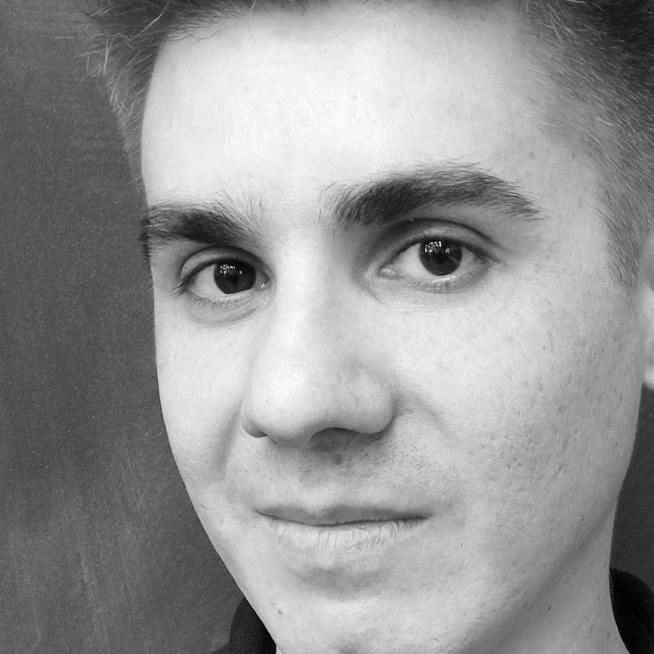
#> input picture procesadas2/Agustín/1742907850091.jpg, 1308 x 1308 px, given as the content of the folder ../Eigenfaces/Eigenfaces, which was not available (shown at 1/2 size)
$ python eigenfaces_v2.py
#> lines starting #> are read from the running program, lines starting #| are printed output that depends on the picture; pictures that were not available may be replaced by others from this repository, and a replacement may not be noted
import numpy as np
import cv2
import os
import matplotlib.pyplot as plt
from sklearn.decomposition import PCA
from sklearn.preprocessing import StandardScaler
from sklearn.preprocessing import LabelEncoder
from sklearn.model_selection import train_test_split
from sklearn.neighbors import KNeighborsClassifier
from sklearn.metrics import accuracy_score, confusion_matrix, classification_report


def detectar_y_recortar_cara(image_path, output_path, img_size=(30, 30)):
    # Cargar la imagen
#> called with image_path = '_only/1742907850091.jpg', img_size = (30, 30)
    img = cv2.imread(image_path)
#> img is the input picture: shape (1308, 1308, 3); min 0, max 255, mean 149.2
    if img is None:
        print(f"Error al cargar la imagen: {image_path}")
        return False

    gray = cv2.cvtColor(img, cv2.COLOR_BGR2GRAY)

    # Cargar el clasificador Haar Cascade
    face_cascade = cv2.CascadeClassifier(cv2.data.haarcascades + 'haarcascade_frontalface_default.xml')

    # Ajuste de parámetros para mejorar detección
    faces = face_cascade.detectMultiScale(gray, scaleFactor=1.3, minNeighbors=10)
#> faces = [[98, 102, 1086, 1086]]

    if len(faces) == 0:
        print(f"No se detectó ninguna cara en {image_path}")
        return False

    # Seleccionar la cara más grande (por si hay más de una)
    x, y, w, h = max(faces, key=lambda rect: rect[2] * rect[3])
#> x = 98; y = 102; w = 1086; h = 1086

    # Validar tamaño mínimo de la cara detectada
    if w < 30 or h < 30:
        print(f"Cara demasiado pequeña en {image_path}")
        return False

    # Recortar y redimensionar la cara
    face = img[y:y+h, x:x+w]
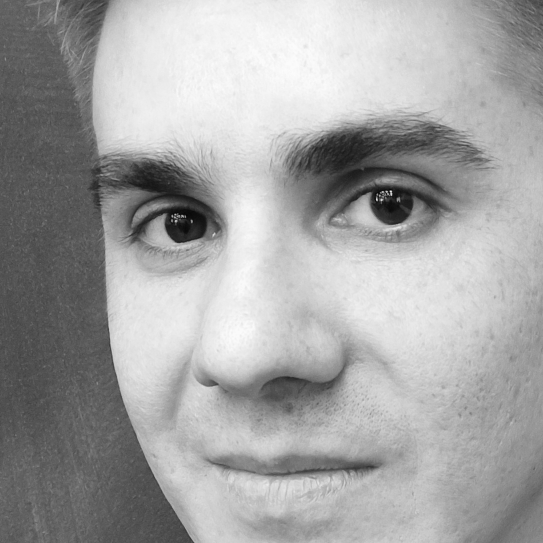
#> face: shape (1086, 1086, 3) (shown at 1/2 size); min 0, max 255, mean 163.9
    face_resized = cv2.resize(face, img_size)
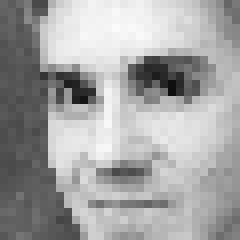
#> face_resized: shape (30, 30, 3) (shown 8 times larger); min 14, max 251, mean 163.8

    # Guardar la imagen procesada
    if not os.path.exists(os.path.dirname(output_path)):
        os.makedirs(os.path.dirname(output_path))

    cv2.imwrite(output_path, face_resized)
    print(f"Cara guardada en: {output_path}")
    return True

# Procesar imágenes en una carpeta
def procesar_carpeta(input_folder, output_folder, img_size=(30, 30)):
    if not os.path.exists(output_folder):
        os.makedirs(output_folder)

    for subdir, _, files in os.walk(input_folder):
        for file in files:
            input_path = os.path.join(subdir, file)
            output_subdir = os.path.join(output_folder, os.path.basename(subdir))

            if not os.path.exists(output_subdir):
                os.makedirs(output_subdir)

            output_path = os.path.join(output_subdir, file)
            detectar_y_recortar_cara(input_path, output_path, img_size)

# Ejecutar
input_folder = '../Eigenfaces/Eigenfaces'
output_folder = '../Eigenfaces/procesadas2'
procesar_carpeta(input_folder, output_folder)

def cargar_imagenes(input_folder, img_size=(30, 30)):
#> called with input_folder = '../Eigenfaces/procesadas', img_size = (30, 30)
    X = []
    y = []
    label_dict = {}
    label_counter = 0

    # Recorrer las carpetas de imágenes procesadas
    for subdir, _, files in os.walk(input_folder):
        if not files:
            continue
        if subdir not in label_dict:
            label_dict[subdir] = label_counter
            label_counter += 1

        for file in files:
            img_path = os.path.join(subdir, file)
            img = cv2.imread(img_path, cv2.IMREAD_GRAYSCALE)
            if img is not None:
                img_resized = cv2.resize(img, img_size)
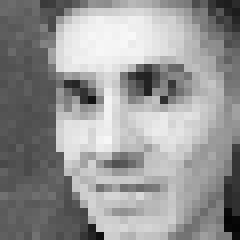
#> img_resized: shape (30, 30) (shown 8 times larger); min 4, max 248, mean 149.4
                X.append(img_resized.flatten())
                y.append(label_dict[subdir])

    print(f"Se cargaron {len(X)} imágenes.")
#| Se cargaron 1 imágenes.
    return np.array(X), np.array(y)

# Cargar imágenes procesadas
input_folder = '../Eigenfaces/procesadas'
X, y = cargar_imagenes(input_folder)
#> y = [0]

# Estandarizar las imágenes
scaler = StandardScaler()
X_scaled = scaler.fit_transform(X)

# Aplicar PCA
pca = PCA(n_components=0.95)  # Mantener el 95% de la varianza
X_pca = pca.fit_transform(X_scaled)
#> X_pca = [0]

print(f"Dimensiones originales: {X.shape[1]}")
#| Dimensiones originales: 900
print(f"Dimensiones después de PCA: {X_pca.shape[1]}")
#| Dimensiones después de PCA: 1

# Visualizar la varianza acumulada
plt.figure(figsize=(8, 5))
plt.plot(np.cumsum(pca.explained_variance_ratio_))
plt.xlabel('Número de Componentes')
plt.ylabel('Varianza Acumulada')
plt.grid(True)
plt.title('Varianza Explicada por PCA')
plt.show()
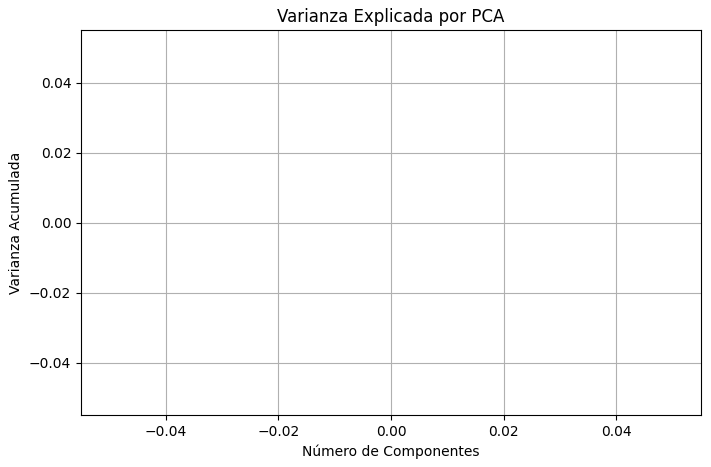
#> figure drawn by matplotlib, 1 panel

mean_face = np.mean(X, axis=0)
#> mean_face = 900 values, max 248 at index 136, min 4 at index 838, mean 149.4

# Convertir a imagen 2D
mean_face_image = mean_face.reshape(30, 30)

# Visualizar la cara promedio
plt.figure(figsize=(6, 6))
plt.imshow(mean_face_image, cmap='gray')
plt.title("Cara Promedio")
plt.axis('off')
plt.show()

$ run again, on procesadas2/Alejandro/1742907849763.jpg
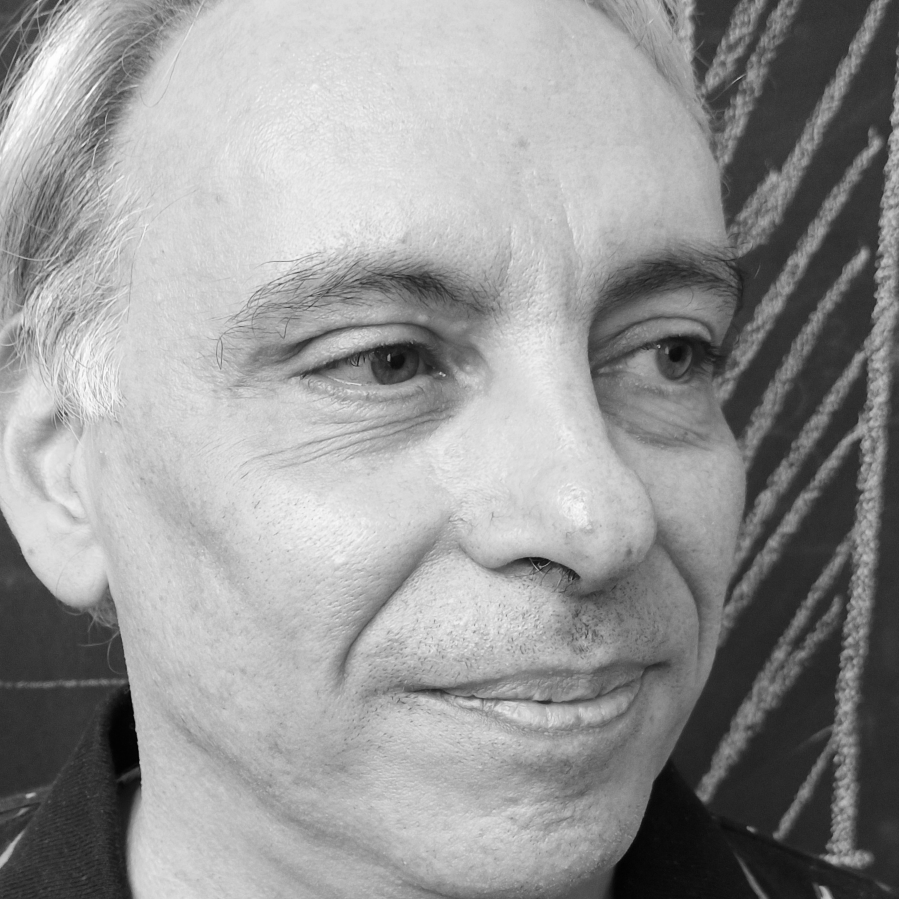
#> input picture procesadas2/Alejandro/1742907849763.jpg, 1798 x 1798 px, given as the content of the folder ../Eigenfaces/Eigenfaces, which was not available (shown at 1/2 size)
#> in detectar_y_recortar_cara, img is the input picture: shape (1798, 1798, 3); min 1, max 255, mean 150.3
#> faces = ()
#> in cargar_imagenes, `img_resized = cv2.resize(img, img_size)`:
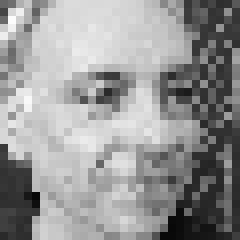
#> img_resized: shape (30, 30) (shown 8 times larger); min 7, max 252, mean 150.1
#| Se cargaron 1 imágenes.
#> y = [0]
#| Dimensiones originales: 900
#| Dimensiones después de PCA: 1
#> mean_face = 900 values, max 252 at index 61, min 7 at index 724, mean 150.1

$ run again, on procesadas2/Alejandro/1742907849769.jpg
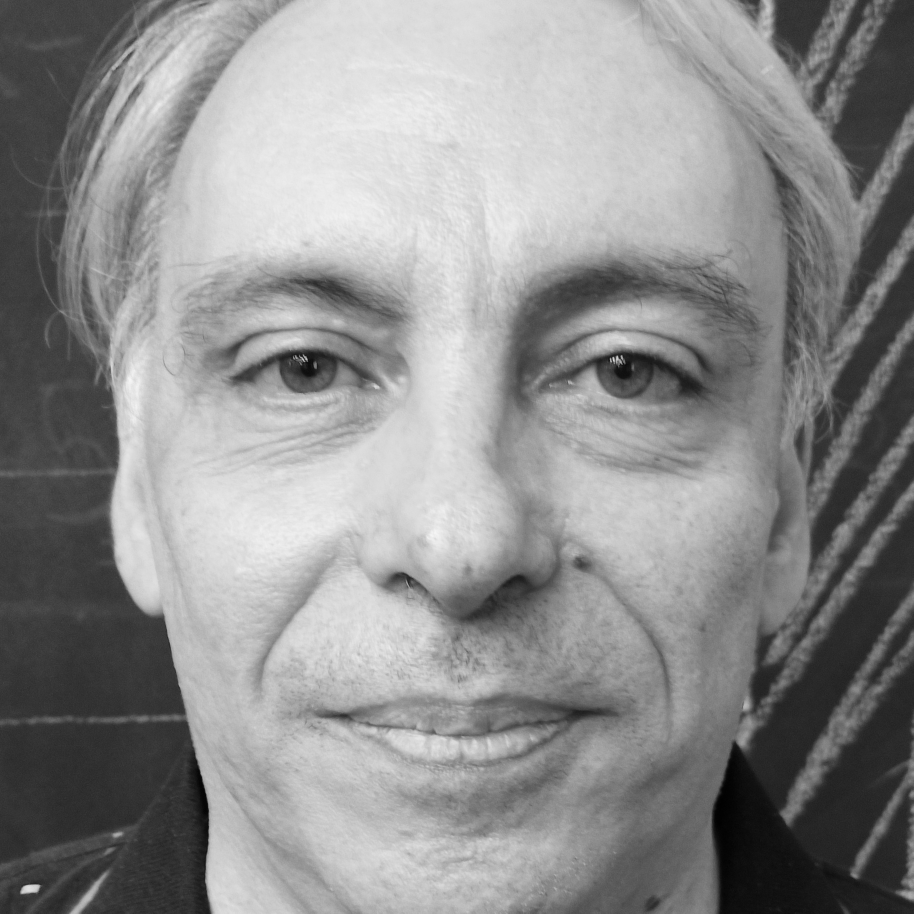
#> input picture procesadas2/Alejandro/1742907849769.jpg, 1827 x 1827 px, given as the content of the folder ../Eigenfaces/Eigenfaces, which was not available (shown at 1/2 size)
#> in detectar_y_recortar_cara, img is the input picture: shape (1827, 1827, 3); min 0, max 246, mean 141.7
#> faces = [[130, 119, 1539, 1539]]
#> in detectar_y_recortar_cara, `x, y, w, h = max(faces, key=lambda rect: rect[2] * rect[3])`: x = 130; y = 119; w = 1539
#> in detectar_y_recortar_cara, `face = img[y:y+h, x:x+w]`:
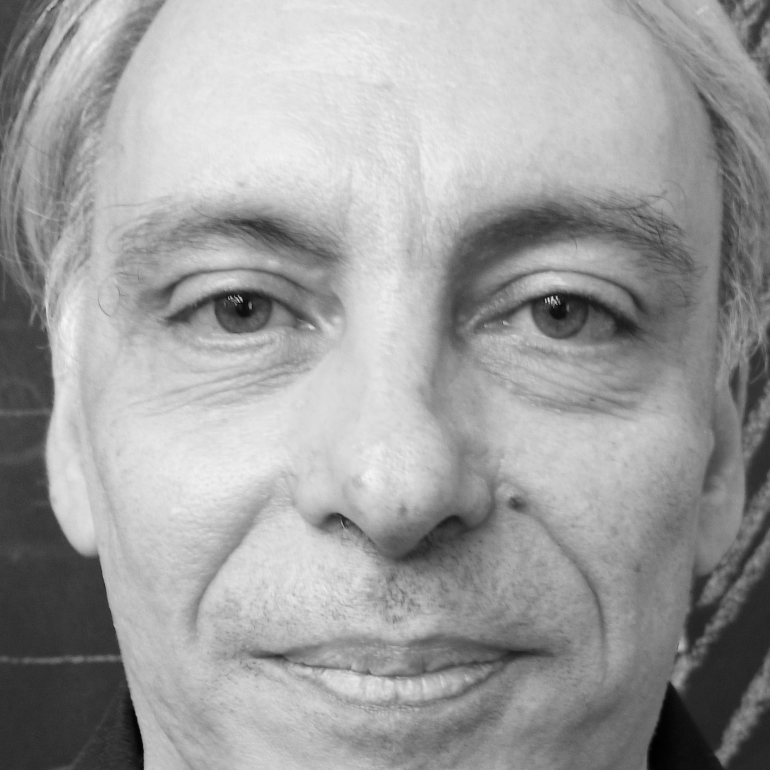
#> face: shape (1539, 1539, 3) (shown at 1/2 size); min 0, max 246, mean 158
#> in cargar_imagenes, `img_resized = cv2.resize(img, img_size)`:
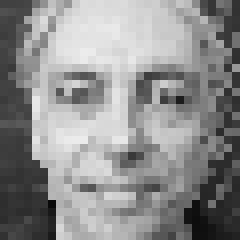
#> img_resized: shape (30, 30) (shown 8 times larger); min 10, max 236, mean 141.9
#| Se cargaron 1 imágenes.
#> `X, y = cargar_imagenes(input_folder)`: y = [0]
#| Dimensiones originales: 900
#| Dimensiones después de PCA: 1
#> mean_face = 900 values, max 236 at index 190, min 10 at index 756, mean 141.9

$ run again, on procesadas2/Cristian/1742907849776.jpg
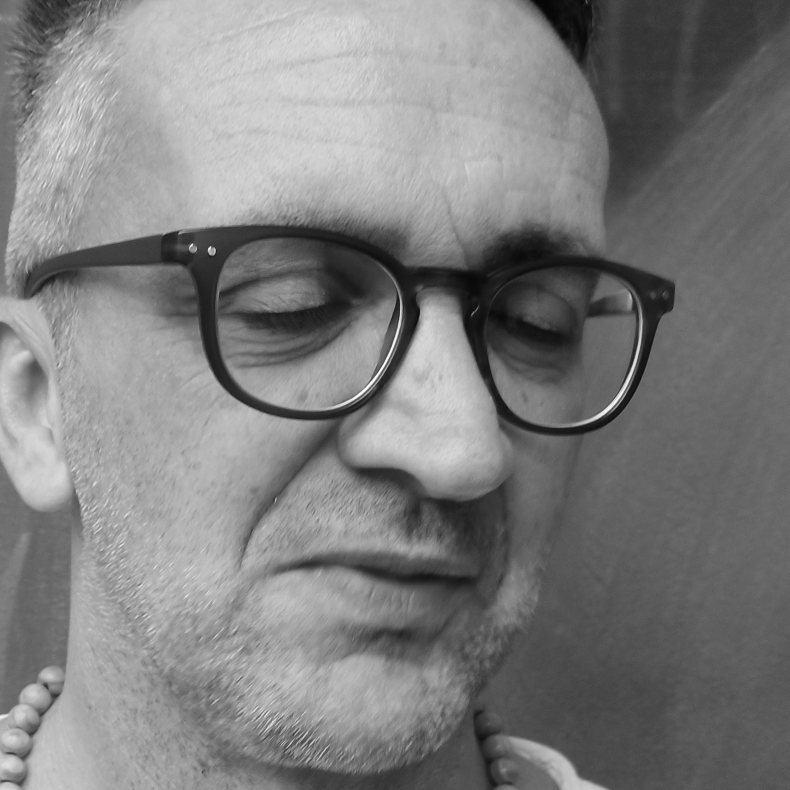
#> input picture procesadas2/Cristian/1742907849776.jpg, 1580 x 1580 px, given as the content of the folder ../Eigenfaces/Eigenfaces, which was not available (shown at 1/2 size)
#> in detectar_y_recortar_cara, img is the input picture: shape (1580, 1580, 3); min 4, max 255, mean 126
#> faces = ()
#> in cargar_imagenes, `img_resized = cv2.resize(img, img_size)`:
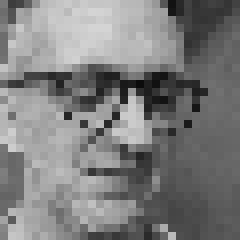
#> img_resized: shape (30, 30) (shown 8 times larger); min 12, max 212, mean 125.7
#| Se cargaron 1 imágenes.
#> y = [0]
#| Dimensiones originales: 900
#| Dimensiones después de PCA: 1
#> mean_face = 900 values, max 212 at index 41, min 12 at index 317, mean 125.7
